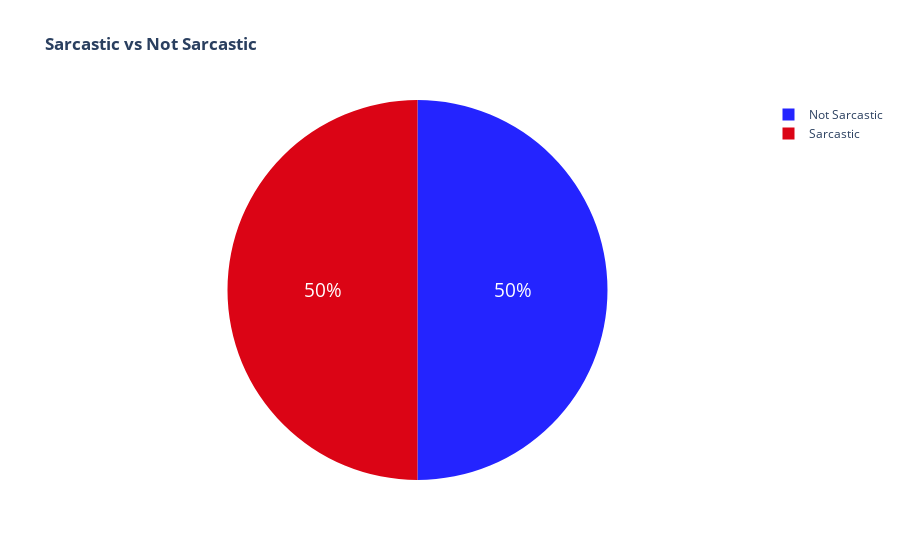

The notebook cell this image was saved under:
### Markdown cell above
*The first step of binary classified data is to check the distribution of the both classes. In our case, we have Sarcastic(1) and Non-sarcastic(0) and their distribution is 50%*

### Code cell
import plotly as py
from plotly import graph_objs as go
from plotly.offline import iplot, init_notebook_mode
init_notebook_mode(connected=True)

configure_plotly_browser_state()

# Make pie chart to compare the numbers of sarcastic and not-sarcastic headlines
labels = ['Sarcastic', 'Not Sarcastic']
count_sarcastic = len(df[df['label']==1])
count_notsar = len(df[df['label']==0])
values = [count_sarcastic, count_notsar]
# values = [20,50]

trace = go.Pie(labels=labels,
               values=values,
               textfont=dict(size=19, color='#FFFFFF'),
               marker=dict(
                   colors=['#DB0415', '#2424FF'] 
               )
              )

layout = go.Layout(title = '<b>Sarcastic vs Not Sarcastic</b>')
data = [trace]
fig = go.Figure(data=data, layout=layout)

iplot(fig)

### Figure 1 — Plotly figure (JSON) as saved in the notebook; plotly's stock layout.template omitted (floating-point values rounded to 4 significant figures)
{"data": [{"labels": ["Sarcastic", "Not Sarcastic"], "marker": {"colors": ["#DB0415", "#2424FF"]}, "textfont": {"color": "#FFFFFF", "size": 19}, "type": "pie", "values": [631163, 631204]}], "layout": {"title": {"text": "<b>Sarcastic vs Not Sarcastic</b>"}}}
